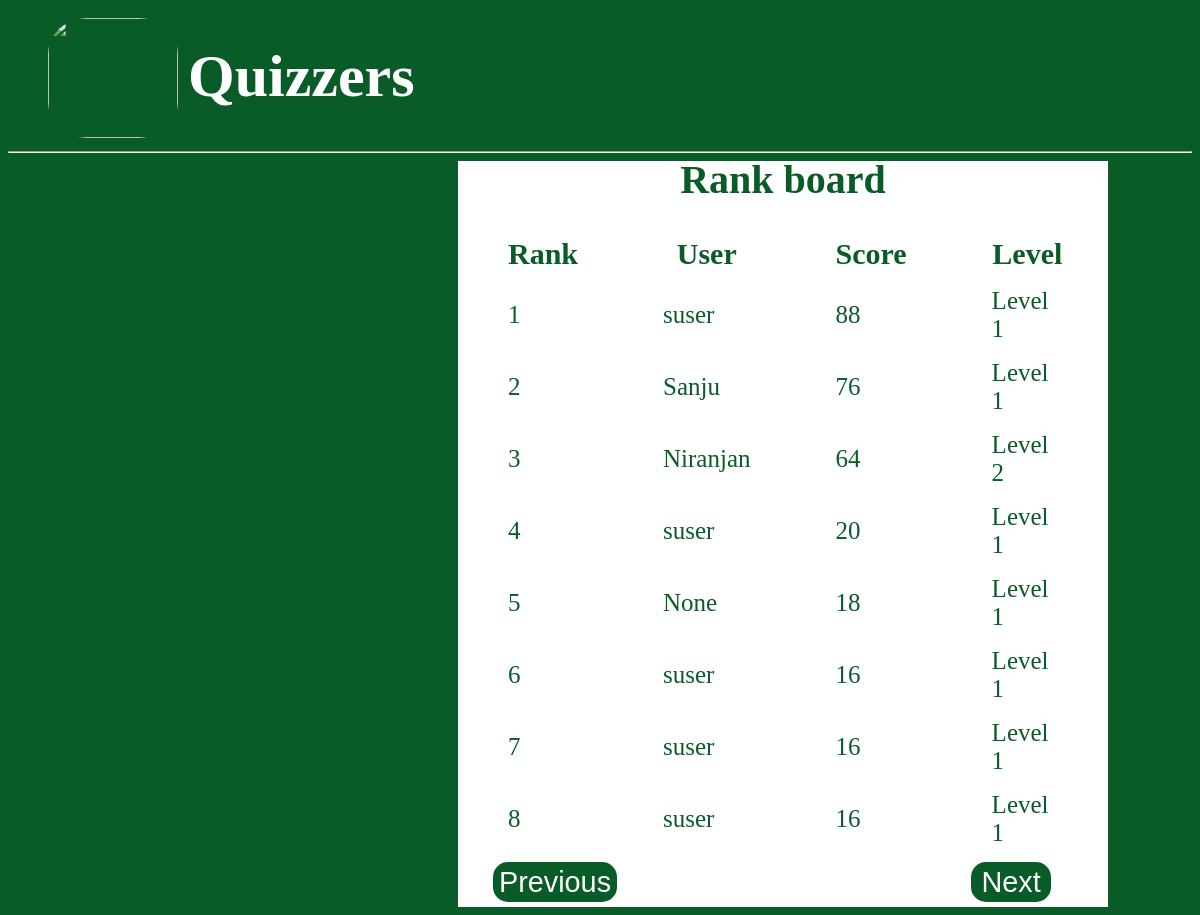
The page /quiz/rank/ on the database its author committed.
### quiz/models.py (models this page shows, shortened)
class ResultModel(models.Model):
    user = models.ForeignKey(User, on_delete=models.CASCADE, default=None, null=True)
    score = models.IntegerField(null=True)
    percentage = models.IntegerField(null=True)
    correct_answers = models.IntegerField(null=True)
    incorrect_answers = models.IntegerField(null=True)
    total_question = models.IntegerField(null=True)
    date = models.DateField(auto_now_add=True,null=True)
    level = models.CharField(max_length=10, null=True)

class User(AbstractUser):
    is_player = models.BooleanField(default=False)
    first_name = models.CharField(max_length=80)
    last_name = models.CharField(max_length=80)
    custom_user_groups = models.ManyToManyField(Group, related_name='custom_users')

### quiz/views.py (the view)
# urls.py: path('rank/',views.user_scores,name='user_scores'),
def user_scores(request):
    user_scores = ResultModel.objects.select_related('user').order_by('-score')
    context = {'user_scores': user_scores}
    return render(request, 'list.html', context)

### templates/list.html (shortened to what this page needs)
<!DOCTYPE html>
<html lang="en">
<head>
</head>
<body>
<div class="header">
<img src="https://cdn.shopify.com/s/files/1/0558/6413/1764/files/Fox_Logo_Designs_1_1024x1024.gif?v=1657192005 " class="fox">
<h1>Quizzers</h1>
<hr>
</div>
<div class="card-columns" style=" margin-left: 450px;">
        <div class="card" align="centre " style=" width: 40rem; border:5px white solid;background-color: white;">
 <h2>Rank board</h2>
    <table>
        <thead>
        <tr>
            <th>Rank</th>
            <th>User</th>
            <th>Score</th>
            <th>Level</th>
        </tr>
        </thead>
        <tbody>
        {% for user_score in user_scores %}
        <tr>
            <td>{{ forloop.counter }}</td>
            <td>{{ user_score.user }}</td>
            <td>{{ user_score.score }}</td>
            <td>{{ user_score.level }}</td>
        </tr>
        {% endfor %}
         </tbody>
    </table>
<button id="prev" type="button" class="btn1 btn-primary" name="button">Previous</button>
 <button id="next" type="button" class="btn2 btn-primary" name="button">Next</button>
            </div>
    </div>
</body>
</html>

### templates/list.html (style rules this page uses)
body { background-color: #095c27; }
h1 { color:white; margin-left: 180px; font-size:60px; margin-top: -100px; }
.fox { height:120px; width: 130px; margin-top: -70px; margin-left:40px; border-radius: 30%; }
.header { background-color: #095c27; overflow: hidden; position: sticky; position: -webkit-sticky; top: 0; }
h2 { font-size:40px; margin-top: -10px; color:#095c27; text-align: center; }
.btn1 { min-width: 80px; height: 40px; border-radius: 15px; border: none; font-size:1.8rem; color:white; background-color:#095c27; margin-left:30px; }
.btn2 { min-width: 80px; height: 40px; border-radius: 15px; border: none; font-size:1.8rem; color:white; background-color:#095c27; margin-left:350px; }
th { font-size:30px; color:#095c27; }
td { font-size:25px; color:#095c27; }
table, th, td { border-collapse: collapse; }
th, td { padding-bottom: 15px; padding-left: 45px; padding-right: 40px; }

### rows shown on the page
ResultModel: user "suser", score "88", level "Level 1"
ResultModel: user "Sanju", score "76", level "Level 1"
ResultModel: user "Niranjan", score "64", level "Level 2"
ResultModel: user "suser", score "20", level "Level 1"
ResultModel: user "None", score "18", level "Level 1"
ResultModel: user "suser", score "16", level "Level 1"
ResultModel: user "suser", score "16", level "Level 1"
ResultModel: user "suser", score "16", level "Level 1"
